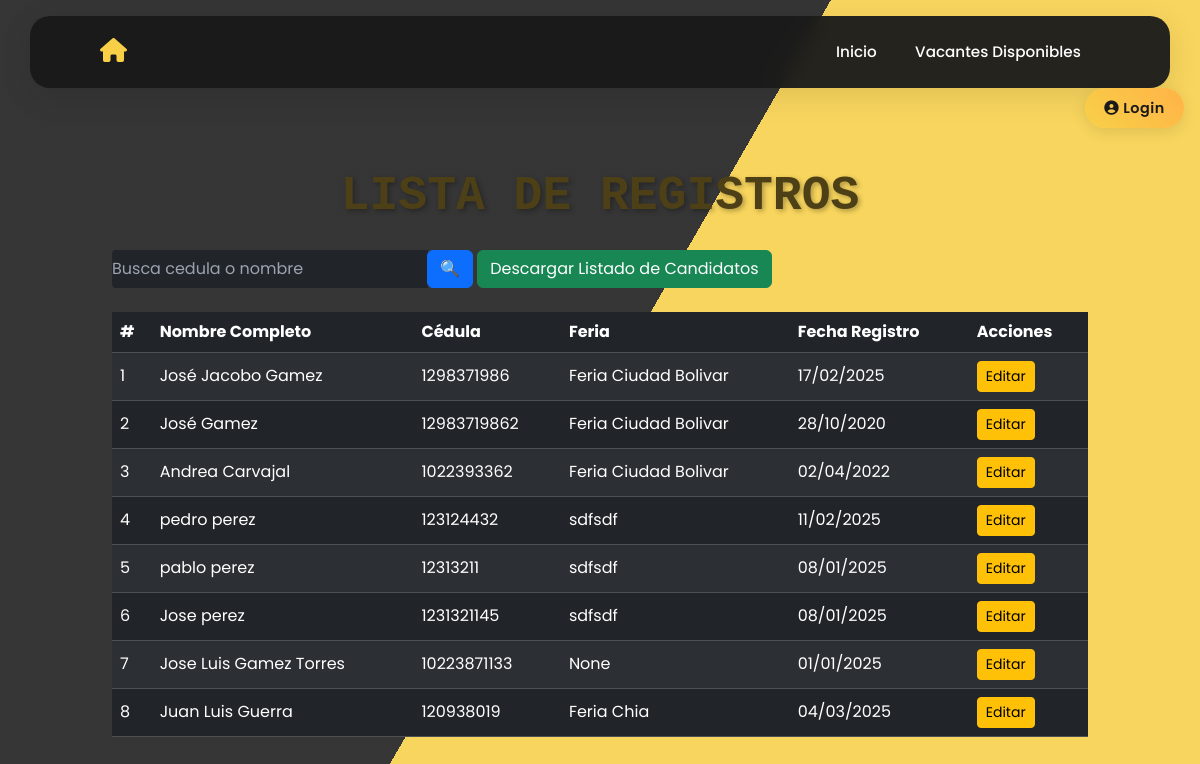
Before: /registros/ with the older database file.
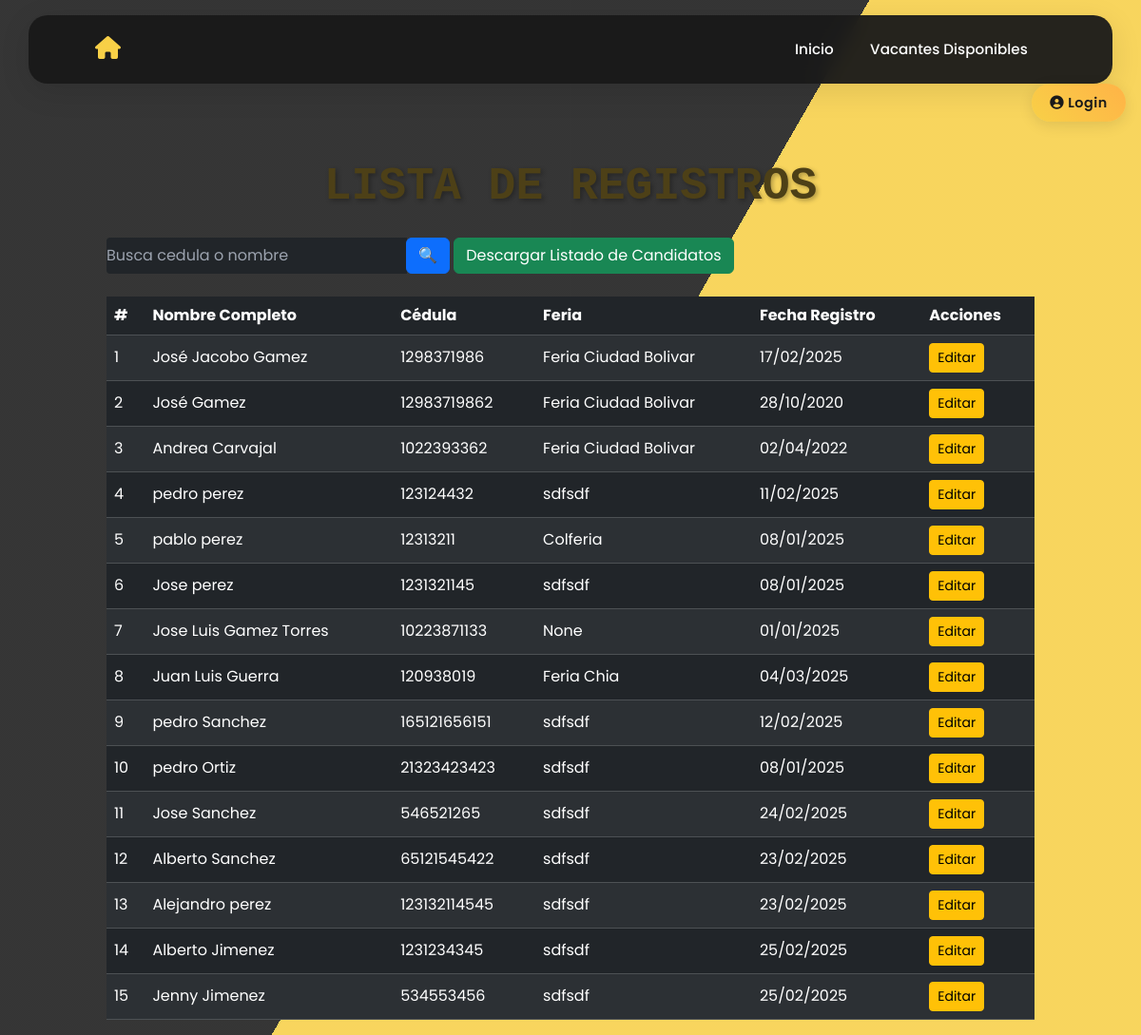
After: the same page with the newer database file.
### vacantes/models.py (models this page shows, shortened)
class RegistroCandidato(models.Model):
    SEX_CHOICES = [
        ('Mujer', 'Mujer'),
        ('Hombre', 'Hombre'),
        ('Intersexual', 'Intersexual'),
    ]
    DOCUMENT_TYPE_CHOICES = [
        ('CEDULA DE CIUDADANIA', 'CEDULA DE CIUDADANIA'),
        ('PERMISO ESPECIAL DE PERMANENCIA', 'PERMISO ESPECIAL DE PERMANENCIA'),
        ('TARJETA DE IDENTIDAD', 'TARJETA DE IDENTIDAD'),
        ('DOCUMENTO NACIONAL DE IDENTIFICACION', 'DOCUMENTO NACIONAL DE IDENTIFICACION'),
        ('PASAPORTE', 'PASAPORTE'),
        ('CEDULA DE EXTRANJERIA', 'CEDULA DE EXTRANJERIA'),
    ]
    EDUCATION_LEVEL_CHOICES = [
        ('BASICA PRIMARIA', 'BASICA PRIMARIA'),
        ('BASICA SECUNDARIA', 'BASICA SECUNDARIA'),
        ('BACHILLER ACADEMICO', 'BACHILLER ACADEMICO'),
        ('ESTUDIANTE BACHILLER ACADEMICO', 'ESTUDIANTE BACHILLER ACADEMICO'),
        ('TECNICO LABORAL/PROFESIONAL', 'TECNICO LABORAL/PROFESIONAL'),
        ('ESTUDIANTE TECNICO LABORAL/PROFESIONAL', 'ESTUDIANTE TECNICO LABORAL/PROFESIONAL'),
        ('TECNOLOGO', 'TECNOLOGO'),
        ('ESTUDIANTE TECNOLOGO', 'ESTUDIANTE TECNOLOGO'),
        ('PROFESIONAL', 'PROFESIONAL'),
        ('ESTUDIANTE PROFESIONAL', 'ESTUDIANTE PROFESIONAL'),
        ('POSGRADO', 'POSGRADO'),
    ]
    SCHEDULE_CHOICES = [
        ('TIEMPO COMPLETO', 'TIEMPO COMPLETO'),
        ('MEDIO TIEMPO', 'MEDIO TIEMPO'),
        ('FINES DE SEMANA', 'FINES DE SEMANA'),
    ]
    DISABILITY_CHOICES = [
        ('SI', 'Sí'),
        ('NO', 'No'),
    ]
    SISE_CHOICES = [
        ('SI', 'Sí'),
        ('NO', 'No'),
    ]
    RECRUITER_CHOICES = [
        ('No conoce el nombre', 'No conoce el nombre'),
        ('Angel Andres Moyano Molano', 'Angel Andres Moyano Molano'),
        ('Diego Alejandro Parra Pinto', 'Diego Alejandro Parra Pinto'),
        ('Erika Julieth Cristancho Pérez', 'Erika Julieth Cristancho Pérez'),
    ]
    feria = models.CharField(max_length=100, blank=True, null=True)
    fecha_feria = models.DateField(default=date(2025, 1, 1), blank=True, null=True)
    sexo = models.CharField(max_length=16, choices=SEX_CHOICES)
    tipo_documento = models.CharField(max_length=50, choices=DOCUMENT_TYPE_CHOICES)
    numero_documento = models.CharField(max_length=20, unique=True)
    nombres = models.CharField(max_length=100)
    apellidos = models.CharField(max_length=100)
    numero_celular = models.CharField(max_length=15)
    correo_electronico = models.EmailField()
    fecha_nacimiento = models.DateField()
    formacion_academica = models.CharField(max_length=40, choices=EDUCATION_LEVEL_CHOICES)
    programa_academico = models.CharField(max_length=100)
    experiencia_laboral = models.TextField(blank=True, null=True)
    interes_ocupacional = models.TextField(blank=True, null=True)
    departamento = models.ForeignKey(Departamento, on_delete=models.SET_NULL, null=True, blank=True)
    ciudad = models.ForeignKey(Ciudad, on_delete=models.SET_NULL, null=True, blank=True)
    candidato_discapacidad = models.CharField(max_length=2, choices=DISABILITY_CHOICES)
    tipo_discapacidad = models.CharField(max_length=100, blank=True, null=True)
    horario_interesado = models.CharField(max_length=20, choices=SCHEDULE_CHOICES)
    aspiracion_salarial = models.IntegerField(
        validators=[validar_aspiracion_salarial],
        help_text="Ingrese un valor numérico mayor a 1,000,000."
    )
    registrado_en_sise = models.CharField(max_length=2, choices=SISE_CHOICES)
    tecnico_seleccion = models.CharField(max_length=40, choices=RECRUITER_CHOICES, blank=True, null=True)
    vacantes_disponibles = models.ManyToManyField("Vacante", related_name="candidatos", blank=True)
    class Meta:
        verbose_name = "Registro de Candidato"
        verbose_name_plural = "Registros de Candidatos"

### vacantes/views.py (the view, shortened to what this page needs)
# urls.py: path('registros/', views.lista_registros, name='lista_registros'),
def lista_registros(request):
    query = request.GET.get('q', '')  # Captura el término de búsqueda
    registros = RegistroCandidato.objects.all()
    context = {
        'registros': registros,
        'query': query
    }
    return render(request, 'lista_registros.html', context)

### vacantes/templates/lista_registros.html (shortened to what this page needs)
{% extends 'base.html' %}
{% block contenido %}
<div class="container mt-5">
    <h1 class="text-center">Lista de Registros</h1>
    <form method="get" class="mb-4">
        <div class="input-group">
            <input class="text-white bg-dark" type="text" name="q" value="{{ query }}" class="form-control" placeholder="Busca cedula o nombre">
            <div class="input-group-append">
                <button class="btn btn-primary" type="submit">🔍</button>
                <a href="{% url 'exportar_candidatos' %}" class="btn btn-success">Descargar Listado de Candidatos</a>
            </div>
        </div>
    </form>
    <table class="table table-dark table-striped">
        <thead>
            <tr>
                <th>#</th>
                <th>Nombre Completo</th>
                <th>Cédula</th>
                <th>Feria</th>
                <th>Fecha Registro</th>
                <th>Acciones</th>
            </tr>
        </thead>
        <tbody>
            {% for registro in registros %}
                <tr>
                    <td>{{ forloop.counter }}</td>
                    <td>{{ registro.nombres }} {{ registro.apellidos }}</td>
                    <td>{{ registro.numero_documento }}</td>
                    <td>{{ registro.feria }}</td>
                    <td>{{ registro.fecha_feria|date:"d/m/Y" }}</td>
                    <td>
                        <a href="{% url 'editar_registro' registro.pk %}" class="btn btn-warning btn-sm">Editar</a>
                    </td>
                </tr>
            {% empty %}
                <tr>
                    <td colspan="5" class="text-center">No se encontraron registros.</td>
                </tr>
            {% endfor %}
        </tbody>
    </table>
</div>
{% endblock %}

### vacantes/templates/base.html (shortened to what this page needs)
{% load static %}
<!doctype html>
<html lang="es">
<head>
    <link href="https://cdn.jsdelivr.net/npm/bootstrap@5.3.2/dist/css/bootstrap.min.css" rel="stylesheet" />
    <link href="{% static 'css/styles.css' %}" rel="stylesheet" />
    <link rel="stylesheet" href="https://cdnjs.cloudflare.com/ajax/libs/font-awesome/6.0.0/css/all.min.css" />
    <link href="https://cdn.jsdelivr.net/npm/tailwindcss@2.2.19/dist/tailwind.min.css" rel="stylesheet">
</head>
<body>
    {% if not user.is_authenticated %}
    <div class="floating-login">
        <a href="{% url 'login' %}" class="login-btn">
            <i class="fas fa-user-circle me-1"></i>Login
        </a>
    </div>
    {% endif %}
    <nav class="navbar navbar-expand-lg navbar-dark">
        <div class="container">
            <a class="navbar-brand" href="{% url 'inicio' %}">
                <i class="fas fa-home home-icon"></i>
            </a>
            <div class="collapse navbar-collapse" id="navbarNav">
                <ul class="navbar-nav ms-auto">
                    <li class="nav-item">
                        <a class="nav-link" href="{% url 'inicio' %}">Inicio</a>
                    </li>
                    <li class="nav-item">
                        <a class="nav-link" href="{% url 'lista_vacantes' %}">Vacantes Disponibles</a>
                    </li>
                </ul>
            </div>
        </div>
    </nav>
    <div class="container" style="margin-top: 2rem;">
        <div class="row">
            <div class="col-12">
                {% block contenido %}
                {% endblock contenido %}
            </div>
        </div>
    </div>
</body>
</html>

### vacantes/static/css/styles.css (style rules this page uses)
.input-group input { border-radius: 0.25rem 0 0 0.25rem; }
.table th, .table td { vertical-align: middle; }
body { font-family: Arial, sans-serif; background-color: #f8f9fa; }
button { background-color: #f8d047; border: none; padding: 10px; color: white; font-size: 16px; cursor: pointer; border-radius: 4px; }
h1 { font-family:monospace; }

### vacantes/templates/base.html (style rules this page uses)
:root { --nav-bg: #1a1a1a; --nav-accent: #f8d047; --nav-text: #ffffff; }
body { font-family: 'Poppins', sans-serif; overflow-x: hidden; }
.navbar { background: rgba(26, 26, 26, 0.95); backdrop-filter: blur(10px); padding: 1rem 0; transition: all 0.3s ease; border-radius: 20px; margin: 1rem auto; max-width: 95%; box-shadow: 0 8px 32px rgba(0, 0, 0, 0.1); }
.home-icon { color: var(--nav-accent); font-size: 1.5rem; position: relative; transition: all 0.3s ease; }
.nav-link { color: var(--nav-text) !important; position: relative; padding: 0.5rem 1rem !important; margin: 0 0.2rem; font-weight: 500; font-size: 0.95rem; transition: all 0.3s ease; }
.nav-link::before { content: ''; position: absolute; bottom: 0; left: 50%; width: 0; height: 2px; background: var(--nav-accent); transition: all 0.3s ease; transform: translateX(-50%); }
.floating-login { position: fixed; top: calc(80px + 1rem); right: 1rem; z-index: 999; }
.login-btn { background: linear-gradient(45deg, var(--nav-accent), #ffb347); color: var(--nav-bg); border: none; padding: 0.6rem 1.2rem; border-radius: 25px; font-weight: 600; font-size: 0.9rem; letter-spacing: 0.5px; transition: all 0.3s ease; text-decoration: none; box-shadow: 0 4px 15px rgba(0, 0, 0, 0.1); }

### vacantes/templates/lista_registros.html (style rules this page uses)
h1.text-center { font-size: 3rem !important; font-weight: bold !important; color: #4d4017 !important; text-transform: uppercase !important; line-height: 1.2; margin-bottom: 1.5rem; text-shadow: 2px 2px 5px rgba(0, 0, 0, 0.3); }

Changed rows visible on the page:
changed RegistroCandidato "pablo": feria "sdfsdf" → "Colferia"
added RegistroCandidato: nombres "pedro", apellidos "Sanchez", numero_documento "165121656151", feria "sdfsdf", fecha_feria "12/02/2025"
added RegistroCandidato: nombres "pedro", apellidos "Ortiz", numero_documento "21323423423", feria "sdfsdf", fecha_feria "08/01/2025"
added RegistroCandidato: nombres "Jose", apellidos "Sanchez", numero_documento "546521265", feria "sdfsdf", fecha_feria "24/02/2025"
added RegistroCandidato: nombres "Alberto", apellidos "Sanchez", numero_documento "65121545422", feria "sdfsdf", fecha_feria "23/02/2025"
added RegistroCandidato: nombres "Alejandro", apellidos "perez", numero_documento "123132114545", feria "sdfsdf", fecha_feria "23/02/2025"
added RegistroCandidato: nombres "Alberto", apellidos "Jimenez", numero_documento "1231234345", feria "sdfsdf", fecha_feria "25/02/2025"
added RegistroCandidato: nombres "Jenny", apellidos "Jimenez", numero_documento "534553456", feria "sdfsdf", fecha_feria "25/02/2025"
